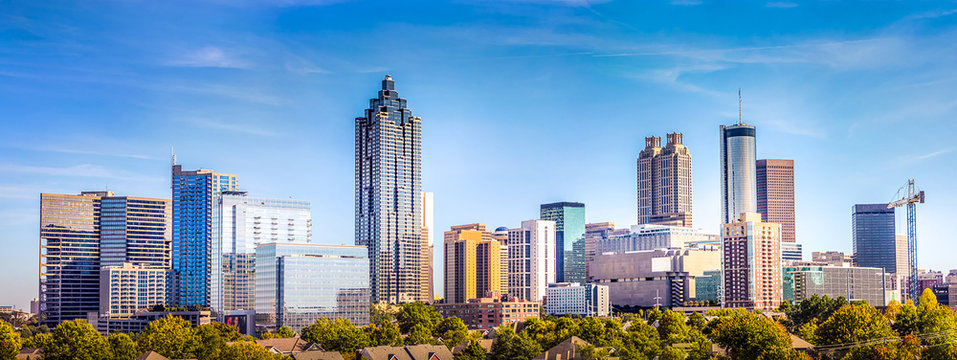
#> input picture image_filtering/building2.jpg, 957 x 360 px
$ python scaling.py
#> lines starting #> are read from the running program, lines starting #| are printed output that depends on the picture
import matplotlib.pyplot as plt
import matplotlib.image as mpimg

import cv2

# Read in the image
image = mpimg.imread('image_filtering/building2.jpg')
#> image is the input picture: shape (360, 957, 3); mean R, G, B 122.8, 154.3, 180.6


halfScale = cv2.resize(image, (0, 0), fx = 0.5, fy = 0.5)
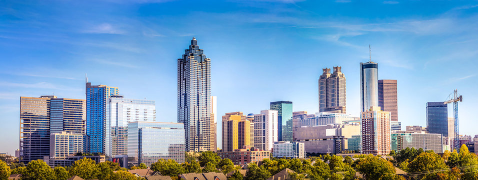
#> halfScale: shape (180, 478, 3); mean R, G, B 122.9, 154.4, 180.8
plt.imshow(halfScale)
plt.savefig("testHalfScale.png")

# plt.clf()
quarterScale = cv2.resize(image, (0, 0), fx = 0.25, fy = 0.25)
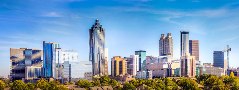
#> quarterScale: shape (90, 239, 3); mean R, G, B 122.6, 154.2, 180.7
plt.imshow(quarterScale)
plt.savefig("testQuarterScale.png")
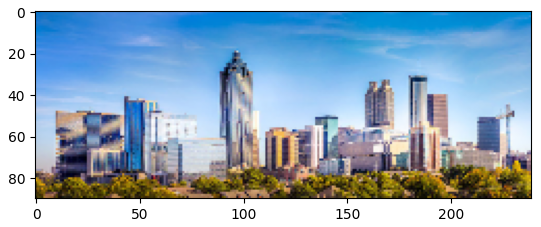
#> figure drawn by matplotlib, 1 panel
